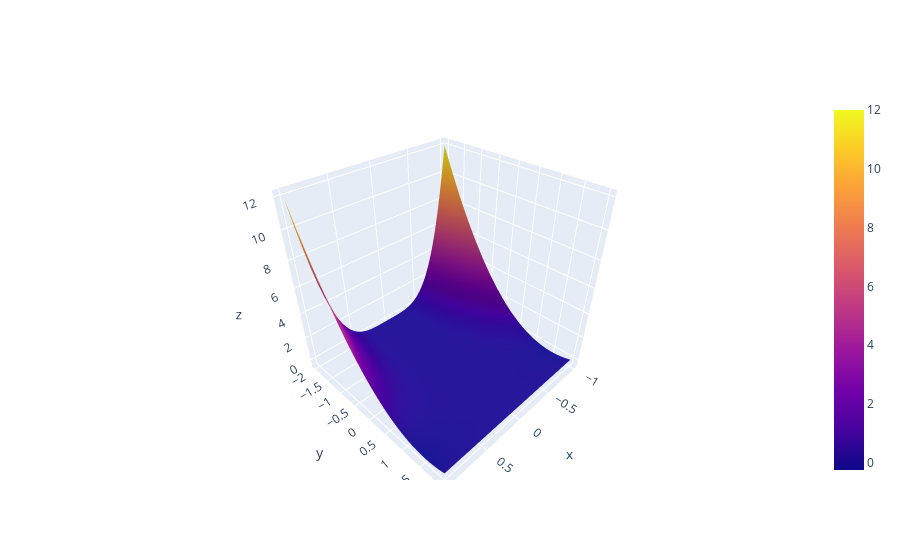

The notebook cell this image was saved under:
### Code cell
fig = go.Figure(data=[go.Surface(x=X1, y=X2, z=Z)])

fig.show()

### Figure 1 — Plotly figure (JSON) as saved in the notebook; plotly's stock layout.template omitted (floating-point values rounded to 4 significant figures; data arrays with more than 128 entries replaced by an {"elided": "..."} marker saying what was removed)
{"data": [{"type": "surface", "x": {"elided": "50x50 float values"}, "y": {"elided": "50x50 float values"}, "z": {"elided": "50x50 float values"}}], "layout": {}}
